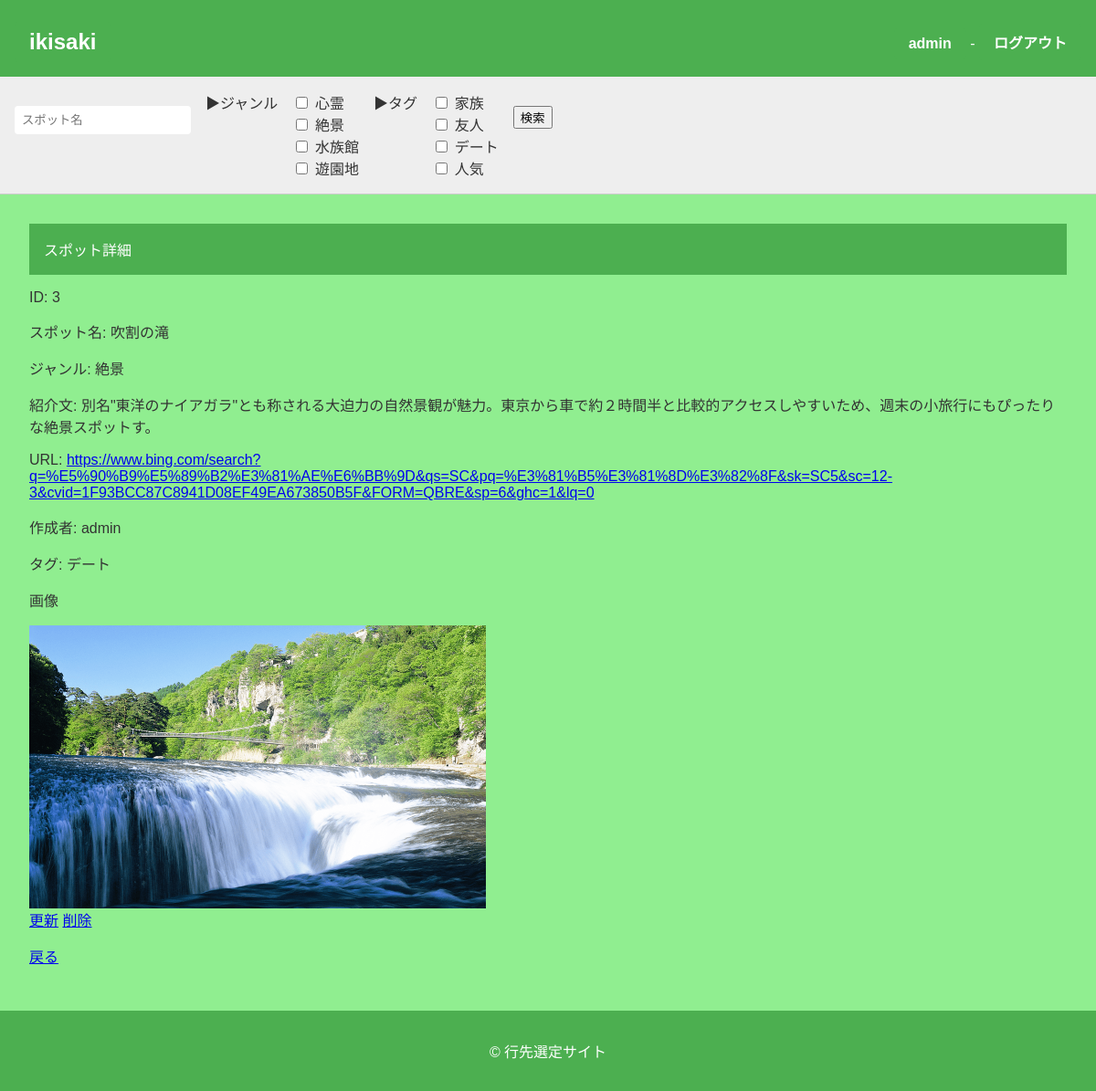
The page /spot/detail/3 (signed in) on the database its author committed.
### apps/ikisaki/models.py (models this page shows, shortened)
class User(db.Model, UserMixin):
    __tablename__ = "user"
    user_id = db.Column(db.String, primary_key=True, unique=True, nullable=False)
    password_hash = db.Column(db.String, nullable=False)
    schedules = db.relationship("Schedule", back_populates="user", cascade="all, delete-orphan")
    @property
    def password(self):
        raise AttributeError("読み取り不可")

class Spot(db.Model):
    __tablename__ = "spot"
    id = db.Column(db.Integer, primary_key=True, nullable=False)
    name = db.Column(db.String, nullable=False)
    genre_id = db.Column(db.Integer, nullable=False)
    introduction = db.Column(db.String, nullable=False)
    url = db.Column(db.String, nullable=True)
    user_id = db.Column(db.String, nullable=False)
    tags = db.relationship("SpotTag", backref="spot", cascade="all, delete-orphan")
    pictures = db.relationship("SpotPicture", backref="spot", cascade="all, delete-orphan")

class SpotTag(db.Model):
    __tablename__ = "spot_tag"
    spot_id = db.Column(db.Integer, db.ForeignKey("spot.id"), primary_key=True, nullable=False)
    tag = db.Column(db.String, primary_key=True, nullable=False)

class SpotPicture(db.Model):
    __tablename__ = "spot_picture"
    spot_id = db.Column(db.Integer, db.ForeignKey("spot.id"), primary_key=True, nullable=False)
    url = db.Column(db.String, primary_key=True, nullable=False)

### apps/ikisaki/views/spot.py (the view)
@ikisaki.route("/spot/detail/<spot_id>", methods=["GET", "POST"])
@login_required
def spot_detail(spot_id):
	ssform = SpotSearchForm()
	form = SpotForm()
	spot = Spot.query.filter_by(id=spot_id).first()
	if spot is None:
		return redirect(url_for("ikisaki.index"))
	spot_list = current_app.config.get("SPOT_LIST", {})
	genre_name = spot_list.get(spot.genre_id, str(spot.genre_id))
	return render_template(
		"ikisaki/spot_detail.html",
		ssform=ssform,
		form=form,
		spot=spot,
		genre_name=genre_name,
		)

### apps/ikisaki/forms.py
class SpotSearchForm(FlaskForm):
	name = StringField(
		"スポット名",
	)
	submit = SubmitField("検索")

class SpotForm(FlaskForm):
	name = StringField(
		"スポット名",
		validators=[
			DataRequired("スポット名は必須です。"),
		],
	)
	introduction = TextAreaField(
		"紹介文",
		validators=[
			DataRequired("紹介文は必須です。"),
		],
	)
	url = StringField(
		"URL",
	)
	submit = SubmitField("登録")

### apps/app.py (called while the page is built)
@login_manager.user_loader
def load_user(user_id):
    from apps.ikisaki.models import User
    try:
        return User.query.get(user_id)
    except ValueError:
        return None

### apps/ikisaki/templates/ikisaki/spot_detail.html (shortened to what this page needs)
{% extends "ikisaki/base.html" %}
{% block content %}
	<header>スポット詳細</header>
	<p>ID: {{ spot.id }}</p>
	<p>スポット名: {{ spot.name }}</p>
	<p>ジャンル: {{ genre_name }}</p>
	<p>紹介文: {{ spot.introduction }}</p>
	<p>URL: <a href="{{ spot.url }}" target="_blank" rel="noopener">{{ spot.url }}</a></p>
	<p>作成者: {{ spot.user_id }}</p>
	<p>タグ:
	{% for t in spot.tags %}
		{{ t.tag }}{% if not loop.last %}, {% endif %}
	{% endfor %}
	</p>
	<p>画像</p>
	{% if spot.pictures %}
	<div style="display:flex; gap:20px; flex-wrap:wrap;">
		{% for p in spot.pictures %}
			<img src="{{config["UPLOAD_URL"]}}{{ p.url }}"
				alt="spot image"
				style="width:500px; height:auto;">
		{% endfor %}
	</div>
	{% else %}
	<p>なし</p>
	{% endif %}
	{% if spot.user_id == current_user.user_id %}
	<a href="{{ url_for('ikisaki.spot_upsert', spot_id=spot.id) }}">更新</a>
	<a href="#" onclick="if(confirm('本当に削除しますか？')){ document.getElementById('delete-form-{{ spot.id }}').submit(); } return false;">削除</a>
	{% endif %}
	<p><a href="{{ url_for('ikisaki.index') }}">戻る</a></p>
{% endblock %}

### apps/ikisaki/templates/ikisaki/base.html (shortened to what this page needs)
<!DOCTYPE html>
<html lang="ja">
<head>
    <link rel="stylesheet" href="{{ url_for('static', filename='css/home.css') }}">
</head>
<body>
    <header>
        <div class="header-container">
            <h1><a href="{{url_for('ikisaki.index')}}" class="spotpost-button">ikisaki</a></h1>
            {% if current_user.is_authenticated %}
                <div>
                    <span><a href="{{url_for('ikisaki.user_update')}}" class="spotpost-button">{{ current_user.user_id }}</a></span> -
                    <span><a href="{{ url_for('ikisaki.logout') }}" class="spotpost-button">ログアウト</a></span>
                </div>
            {% endif %}
        </div>
    </header>
    <nav class="genre-filter">
        {% if current_user.is_authenticated %}
            <form
                action="{{url_for('ikisaki.spot_search')}}"
                method="POST"
                enctype="multipart/form-data"
                novalidate="novalidate"
                class="search-form"
                >
                <p>{{ssform.name(value=name_kw, placeholder="スポット名")}}</p>
                <div>▶ジャンル</div>
                <div id="genre_ids">
                    {% for gid, gname in config["SPOT_LIST"].items() %}
                    {% set gid_str = gid|string %}
                    <label>
                        <input type="checkbox" name="genre_ids" value="{{ gid }}" {% if gid_str in genre_ids %}checked{% endif %}> {{ gname }}
                    </label>
                    {% endfor %}
                </div>
                <div>▶タグ</div>
                <div id="tags">
                    {% for tag in config["TAG_LIST"] %}
                    <label>
                        <input type="checkbox" name="tags" value="{{ tag }}" {% if tag in tags %}checked{% endif %}> {{ tag }}
                    </label>
                    {% endfor %}
                </div>
                <p>{{ssform.submit()}}</p>
            </form>
        {% endif %}
    </nav>
    <main>
        {% block content %}{% endblock %}
    </main>
    <footer>
        <p>&copy; 行先選定サイト</p>
    </footer>
</body></html>

### apps/static/css/home.css (style rules this page uses)
body { font-family: 'Helvetica', 'Arial', sans-serif; margin: 0; padding: 0; background-color: #f9f9f9; color: #333; }
header { background-color: #4CAF50; color: white; padding: 1rem; }
.header-container { display: flex; justify-content: space-between; align-items: center; }
.header-container h1 { margin: 0; font-size: 1.5rem; }
.search-form { display: flex; gap: 0.5rem; }
.search-form input[type="text"] { padding: 0.5rem; border: none; border-radius: 4px; }
.genre-filter { background-color: #eee; padding: 1rem; border-bottom: 1px solid #ccc; }
.genre-filter form { display: flex; flex-wrap: wrap; gap: 1rem; }
.genre-filter label { display: flex; align-items: center; gap: 0.3rem; }
main { padding: 2rem; }
footer { background-color: #4CAF50; color: white; text-align: center; padding: 1rem; position: relative; bottom: 0; }
.spotpost-button { display: inline-block; padding: 0.5rem 1rem; background-color: #4CAF50; color: white; text-decoration: none; border-radius: 4px; font-weight: bold; margin-top: 0.5rem; }
body { background-color: lightgreen; }

### rows shown on the page
User: user_id "admin"
Spot: id "3", name "吹割の滝", introduction "別名\"東洋のナイアガラ\"とも称される大迫力の自然景観が魅力。東京から車で約２時間半と比較的アクセスしやすいため、週末の小旅行にもぴったりな絶景スポットす。", url "https://www.bing.com/search?q=%E5%90%B9%E5%89%B2%E3%81%AE%E6%BB%9D&qs=SC&pq=%E3%81%B5%E3%81%8D%E3%82%8F&sk=SC5&sc=12-3&cvid=1F93BCC87C8941D08EF49EA673850B5F&FORM=QBRE&sp=6&ghc=1&lq=0", user_id "admin"
SpotTag: tag "デート"
SpotPicture: url (picture)

### other values the page prints
{{ gname }} "心霊" "絶景" "水族館" "遊園地"
{{ tag }} "家族" "友人" "デート" "人気"
{{ genre_name }} "絶景"
